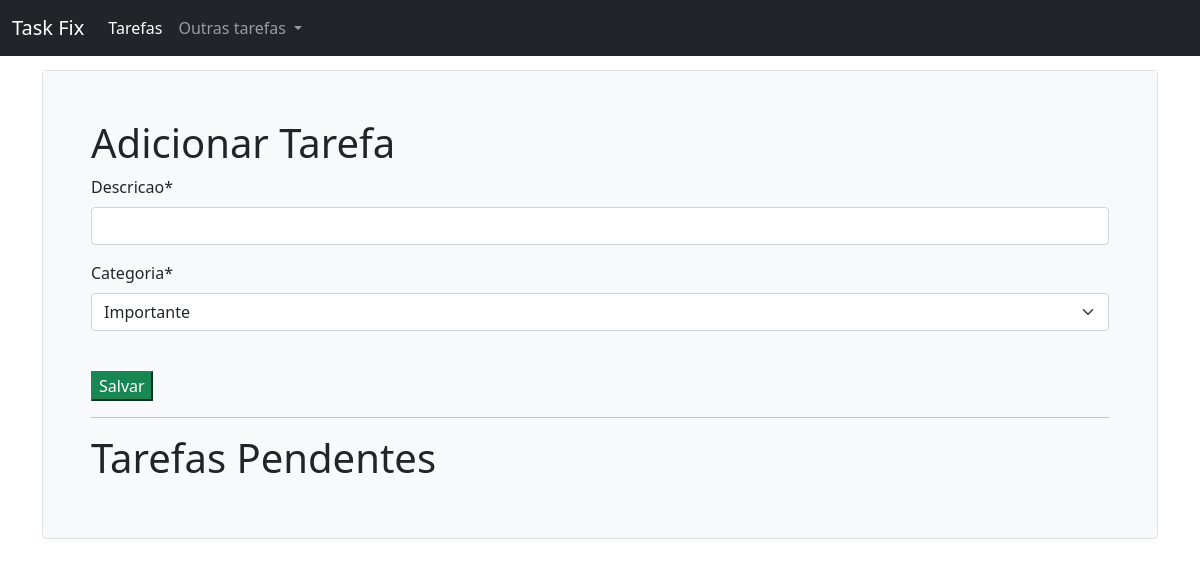
Page /tarefas/concluidas/ on the earlier database version.
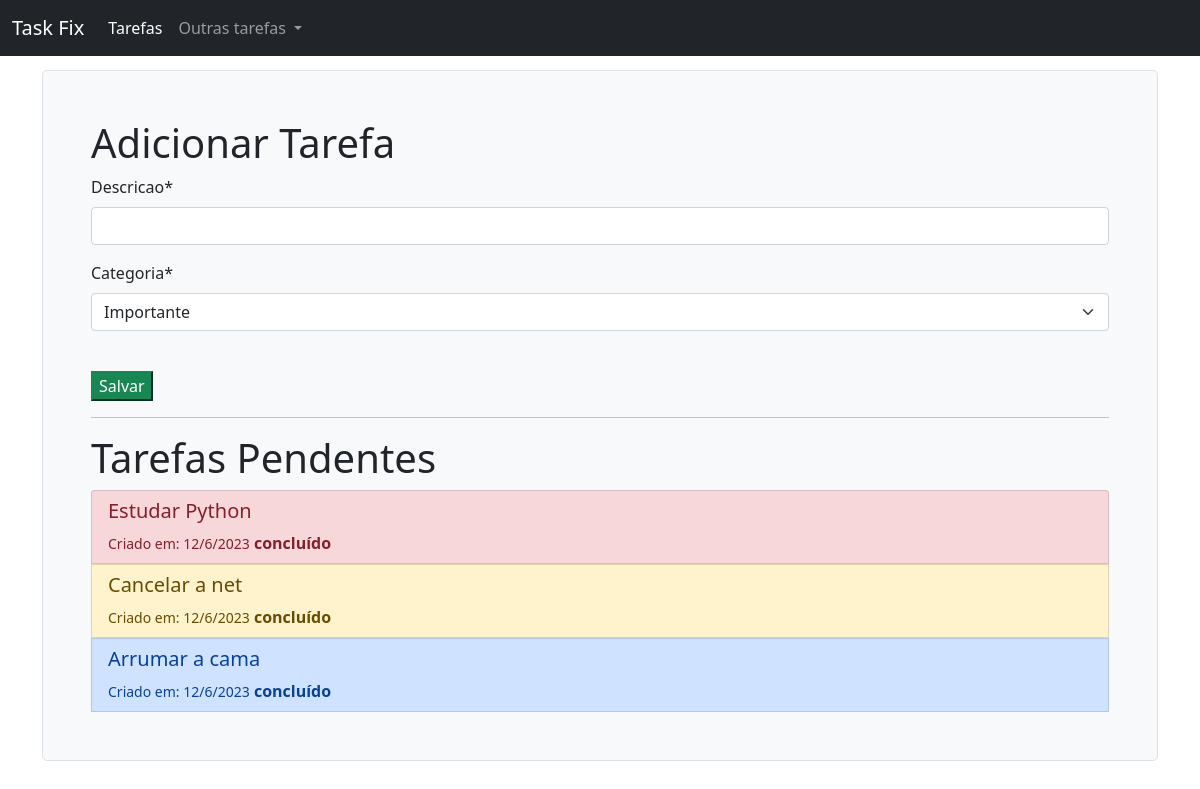
Same page on the later database version.
### tarefas/models.py (models this page shows, shortened)
class Tarefa(models.Model):
    OPCOES_STATUS = (
        ('concluído', 'Concluído'),
        ('pendente', 'Pendente'),
        ('adiado', 'Adiado'),
    )
    OPCOES_CATEGORIAS = (
        ('urgente', 'Urgente'),
        ('importante', 'Importante'),
        ('precisa ser feito', 'Precisa ser feito'),
    )
    descricao = models.CharField(max_length=400)
    criacao = models.DateTimeField(auto_now_add=True)
    categoria = models.CharField(max_length=25, choices=OPCOES_CATEGORIAS, default='importante')
    status = models.CharField(max_length=25, choices=OPCOES_STATUS, default='pendente')

### tarefas/views.py (the view)
# urls.py: path('concluidas/', views.tarefas_concluidas_list, name='tarefas_concluidas_list'),
def tarefas_concluidas_list(request):
    tarefas_concluidas = Tarefa.objects.filter(status='concluído')
    if request.method == 'POST':
        form = AdicionarTarefa(data=request.POST)
        if form.is_valid():
            form.save()
            return redirect('tarefas_concluidas_list')
    else:
        form = AdicionarTarefa()
    return render(request, 'tarefas/tarefas_concluidas.html', {'tarefas_concluidas': tarefas_concluidas, 'form': form})

### tarefas/forms.py
class AdicionarTarefa(forms.ModelForm):
    class Meta:
        model = Tarefa
        fields = ('descricao', 'categoria')

### tarefas/templates/tarefas/tarefas_concluidas.html (shortened to what this page needs)
{% extends 'base.html' %}
{% load crispy_forms_tags %}
{% block content %}
<div class="h-100 p-5 bg-light border rounded-3">
    <h1>Adicionar Tarefa</h1>
    <form method="post">
        {{ form|crispy }}
        <br>
        <input class="btn-success" type="submit" value="Salvar">
    </form>
<hr>
    <h1>Tarefas Pendentes</h1>
    <div class="list-group">
        {% for tarefa in tarefas_concluidas %}
        {% if tarefa.categoria  == 'urgente' %}
            <button type="button" class="list-group-item list-group-item-danger list-group-item-action " data-bs-toggle="modal" data-bs-target="#modal{{ tarefa.id }}">
        {% elif tarefa.categoria == 'importante'  %}
            <button type="button" class="list-group-item list-group-item-warning list-group-item-action " data-bs-toggle="modal" data-bs-target="#modal{{ tarefa.id }}">
        {% else %}
         <button type="button" class="list-group-item list-group-item-primary list-group-item-action " data-bs-toggle="modal" data-bs-target="#modal{{ tarefa.id }}">
        {% endif %}
                <h5>{{ tarefa.descricao }}</h5>
                <small>Criado em: {{ tarefa.criacao.day }}/{{ tarefa.criacao.month }}/{{ tarefa.criacao.year }}</small>
                <b> {{tarefa.status}} </b>
            </button>
        {% endfor %}
    </div>
</div>
{% endblock %}

Differences in the rows shown:
now on this page (row edited): Tarefa: descricao "Estudar Python", criacao.day "12", criacao.month "6", criacao.year "2023", status "concluído"
now on this page (row edited): Tarefa: descricao "Cancelar a net", criacao.day "12", criacao.month "6", criacao.year "2023", status "concluído"
now on this page (row edited): Tarefa: descricao "Arrumar a cama", criacao.day "12", criacao.month "6", criacao.year "2023", status "concluído"
